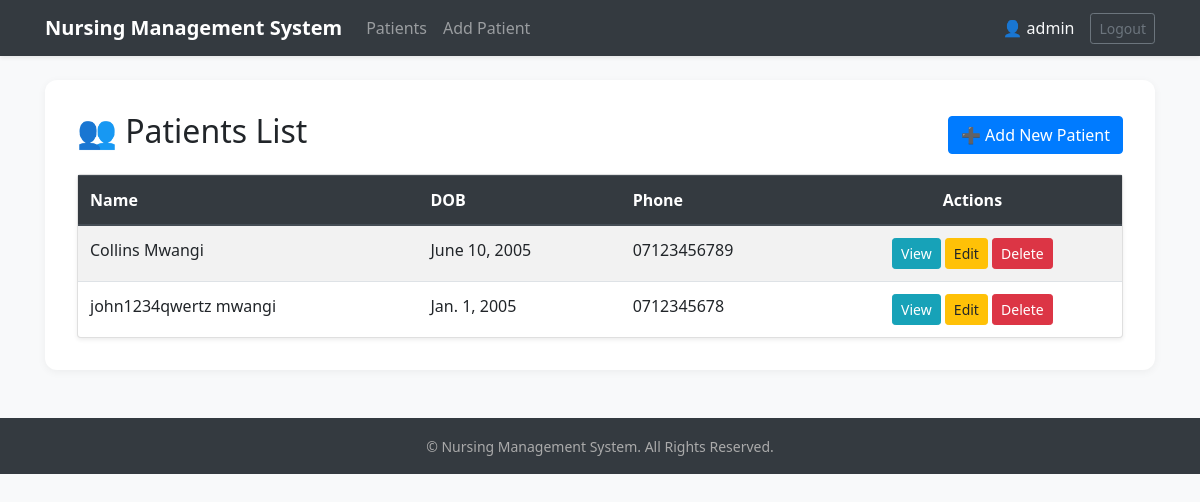
Page /staff/patients/ (signed in) on the earlier database version.
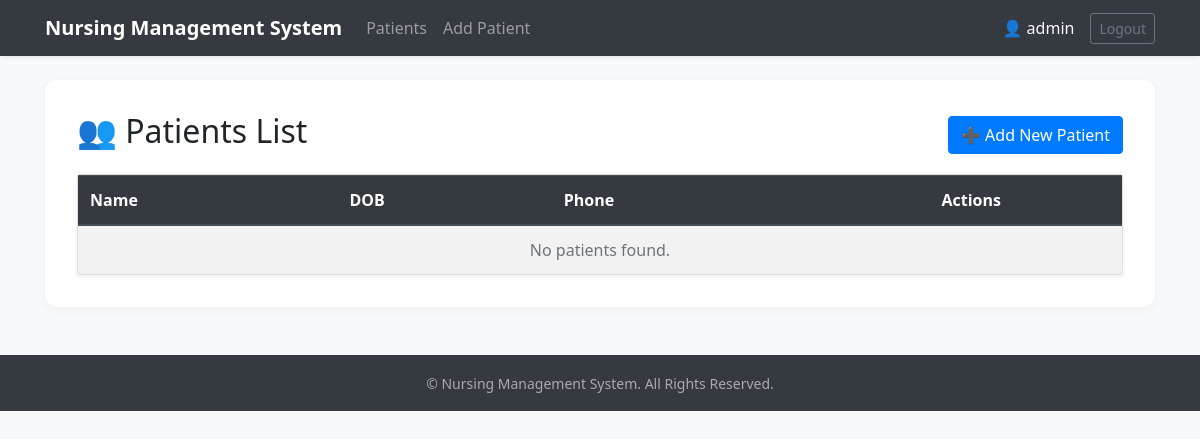
Same page on the later database version.
### staff/models.py (models this page shows, shortened)
class PatientProfile(models.Model):
    user = models.OneToOneField(User, on_delete=models.CASCADE)
    date_of_birth = models.DateField()
    phone = models.CharField(max_length=20)
    address = models.TextField()

### staff/views.py (the view)
# urls.py: path('patients/', views.list_patients, name='list_patients'),
@login_required
@user_passes_test(is_staff)
def list_patients(request):
    patients = PatientProfile.objects.select_related('user').all()
    return render(request, 'staff/list_patients.html', {'patients': patients})

### staff/views.py (called while the page is built)
def is_staff(user):
    return user.is_staff

### staff/templates/staff/list_patients.html
{% extends 'index.html' %}
{% block content %}
  <div class="d-flex justify-content-between align-items-center mb-3">
    <h2>👥 Patients List</h2>
    <a href="{% url 'add_patient' %}" class="btn btn-primary">➕ Add New Patient</a>
  </div>
  <div class="card shadow-sm">
    <div class="card-body p-0">
      <table class="table table-striped table-hover mb-0">
        <thead class="thead-dark">
          <tr>
            <th scope="col">Name</th>
            <th scope="col">DOB</th>
            <th scope="col">Phone</th>
            <th scope="col" class="text-center">Actions</th>
          </tr>
        </thead>
        <tbody>
          {% for patient in patients %}
          <tr>
            <td>{{ patient.user.get_full_name }}</td>
            <td>{{ patient.date_of_birth }}</td>
            <td>{{ patient.phone }}</td>
            <td class="text-center">
              <a href="{% url 'patient_detail' patient.pk %}" class="btn btn-sm btn-info">View</a>
              <a href="{% url 'edit_patient' patient.pk %}" class="btn btn-sm btn-warning">Edit</a>
              <a href="{% url 'delete_patient' patient.pk %}" class="btn btn-sm btn-danger">Delete</a>
            </td>
          </tr>
          {% empty %}
          <tr>
            <td colspan="4" class="text-center text-muted">No patients found.</td>
          </tr>
          {% endfor %}
        </tbody>
      </table>
    </div>
  </div>
{% endblock %}

### staff/templates/index.html (shortened to what this page needs)
<!DOCTYPE html>
<html lang="en">
<head>
    <link rel="stylesheet" href="https://cdn.jsdelivr.net/npm/bootstrap@4.6.2/dist/css/bootstrap.min.css">
</head>
<body>
    <nav class="navbar navbar-expand-lg navbar-dark bg-dark mb-4 shadow-sm">
        <div class="container">
            <a class="navbar-brand" href="#">Nursing Management System</a>
            <div class="collapse navbar-collapse" id="navbarContent">
                <ul class="navbar-nav mr-auto">
                    <li class="nav-item"><a class="nav-link" href="{% url 'list_patients' %}">Patients</a></li>
                    <li class="nav-item"><a class="nav-link" href="{% url 'add_patient' %}">Add Patient</a></li>
                </ul>
                {% if user.is_authenticated %}
                    <span class="navbar-text mr-3 text-light">👤 {{ user.username }}</span>
                    <form action="{% url 'logout' %}" method="post" style="display:inline;">
                        <button type="submit" class="btn btn-outline-secondary btn-sm">Logout</button>
                    </form>
                {% else %}
                    <a class="btn btn-outline-info btn-sm" href="{% url 'login' %}">Login</a>
                {% endif %}
            </div>
        </div>
    </nav>
    <div class="container">
        <div class="content-wrapper">
            {% block content %}{% endblock %}
        </div>
    </div>
    <footer>
        <div class="container">
            <small>&copy; {{ now|date:"Y" }} Nursing Management System. All Rights Reserved.</small>
        </div>
    </footer>
</body>
</html>

### staff/templates/index.html (style rules this page uses)
body { background-color: #f8f9fa; font-family: "Segoe UI", Tahoma, Geneva, Verdana, sans-serif; }
.navbar-brand { font-weight: bold; }
.content-wrapper { background: #fff; padding: 2rem; border-radius: 0.75rem; box-shadow: 0 2px 8px rgba(0,0,0,0.05); margin-bottom: 2rem; }
footer { background: #343a40; color: #aaa; padding: 1rem 0; text-align: center; margin-top: 3rem; }

Differences in the rows shown:
removed PatientProfile: user.get_full_name "Collins Mwangi", date_of_birth "June 10, 2005", phone "07123456789"
removed PatientProfile: user.get_full_name "john1234qwertz mwangi", date_of_birth "Jan. 1, 2005", phone "0712345678"
Other differences:
text now shown: "No patients found."
